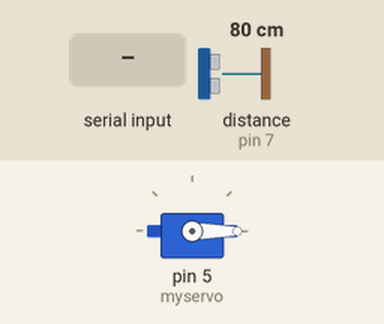
Bench run of a sketch on a simulated Arduino Uno, built with avr-gcc and run on an emulated ATmega328P. On the bench: servo. Wiring (inferred from the names in the program): ultrasonic range finder: trigger pin 6; echo pin 7. Inputs (shaded band) come from the test bench; at power-on: distance to the obstacle (sensor on pin 7) 80 cm. The echo pulse lasts 58.3 µs per cm; what the sketch prints to the serial monitor is not drawn.

Above: at 1.2 s.
1.3 s: distance to the obstacle (sensor on pin 7) set to 2 cm
4.3 s: "1" received over Serial
7.3 s: "0" received over Serial
At 8.4 s:
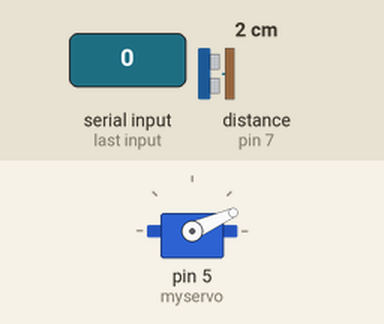
10.3 s: distance to the obstacle (sensor on pin 7) set to 4 cm
At 11.1 s:
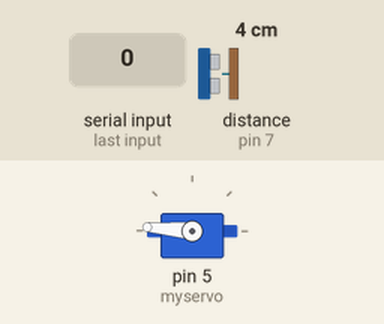
13.3 s: "2" received over Serial
16.3 s: distance to the obstacle (sensor on pin 7) set to 9 cm
Timing chart, 0 to 66.8 s (numbered marks = the images above; inputs shaded):
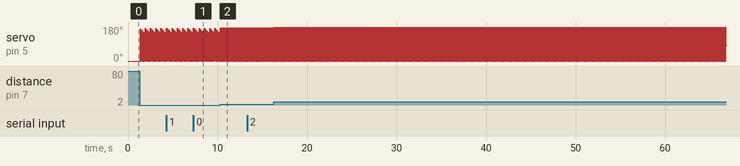

The sketch:

Practica06.ino
```cpp
#include <SoftwareSerial.h>
#include <Wire.h>
SoftwareSerial mySerial(3, 4); //Tx,Rx
#include <Servo.h>

Servo myservo;

const int Trigger = 6;
const int Echo = 7;
char val;

void setup()
{
  Serial.begin(9600);
  mySerial.begin(9600);
  pinMode(Trigger, OUTPUT); //pin como salida
  pinMode(Echo, INPUT);  //pin como entrada
  digitalWrite(Trigger, LOW);//Inicializamos el pin con 0
  myservo.attach(5);
  myservo.write(0);

  // attachInterrupt(digitalPinToInterrupt(interruptPin), blink, CHANGE);

}

void loop()
{
  long t; //timepo que demora en llegar el eco
  long d; //distancia en centimetros

  digitalWrite(Trigger, HIGH);
  delayMicroseconds(10);          //Enviamos un pulso de 10us
  digitalWrite(Trigger, LOW);

  t = pulseIn(Echo, HIGH); //obtenemos el ancho del pulso
  d = t/59;

  Serial.println(d);


    if(d < 20){
      for(int i = 0; i < 181; i++){
        myservo.write(i);
      }
      for(int i = 180; i >= 0; i--) {
        myservo.write(i);
      }
   }

   if(d > 20){
      myservo.write(0);

   }

  if (mySerial.available()) {
    val = mySerial.read();

    Serial.println(val);

    if(val == '1') {
      for(int i = 0; i < 181; i++) {
        myservo.write(i);
      }
      for(int i = 180; i >= 0; i--) {
        myservo.write(i);
      }
   }
   if(val == '0'){
      myservo.write(0);
      delay(3000);
    }
  }

  if (Serial.available()) {
    mySerial.println(Serial.read());
  }
}

/*
void blink() {


}*/
```

Measured:
- by itself, servo on pin 5 (myservo): repeats every 0.08 s: 84° 0.02 s, 0° 0.04 s, 179° 0.02 s
